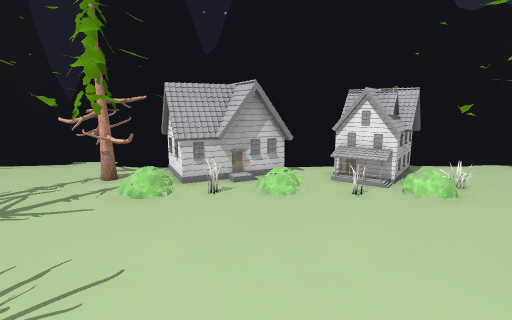
View 1 (above)

22 first-person views from a walk through a 3-D level made in the Godot game engine. The camera is 1.5 m above the floor, tilts 10° down and sees 80° across. The floor is counted in squares, 0.5 m on a side. Each view is taken from the middle of a square. On the plan, view 1 faces up. The plan holds only what a view shows up to about 20 squares ahead; the rest is blank. The place goes on beyond the plan. Door leaves are left out where a doorway can be walked through. Some surface patterns are stand-ins.

View 2
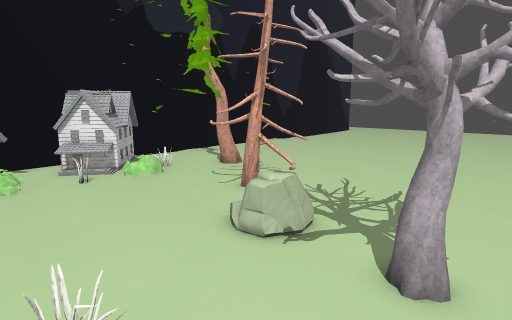

View 3
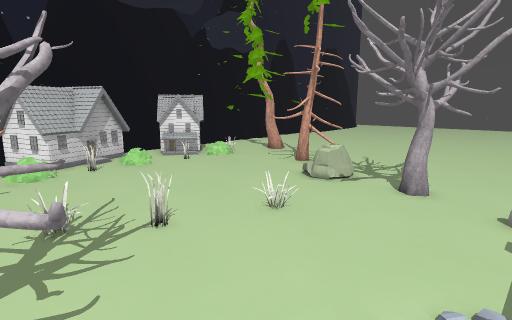

View 4
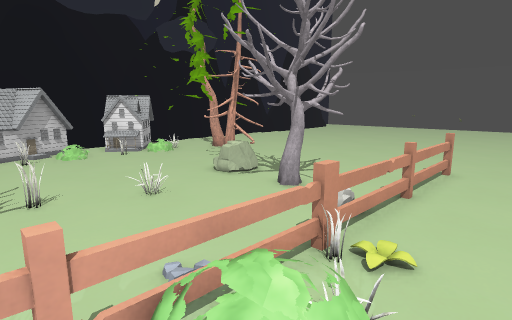

View 5
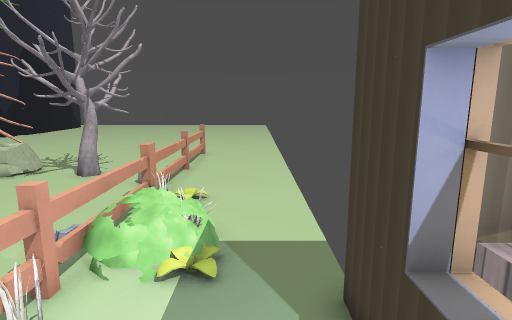

View 6
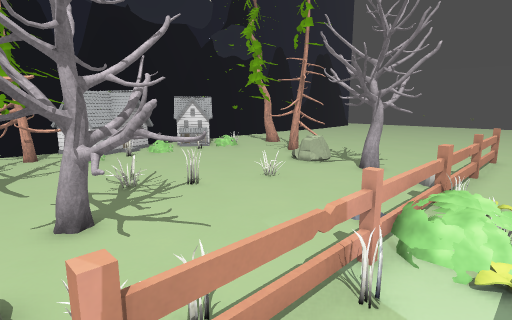

View 7
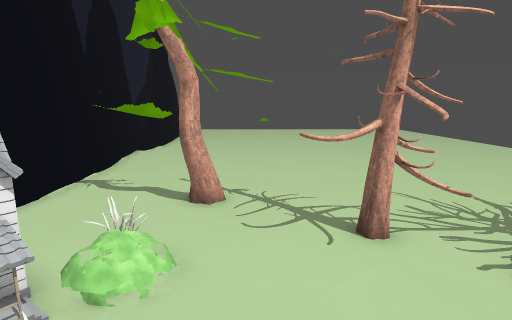

View 8
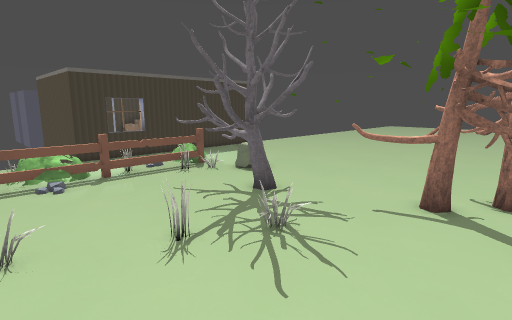

View 9
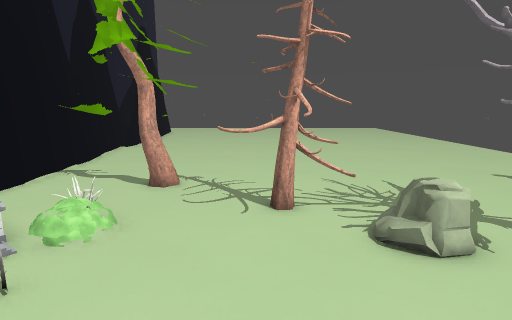

View 10
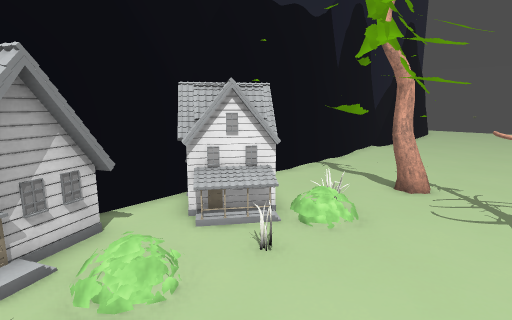

View 11
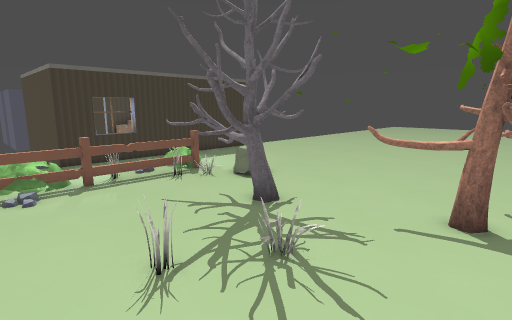

View 12
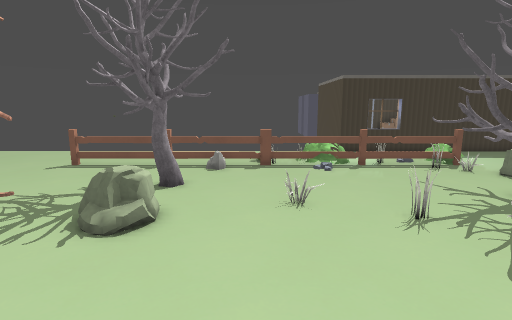

View 13
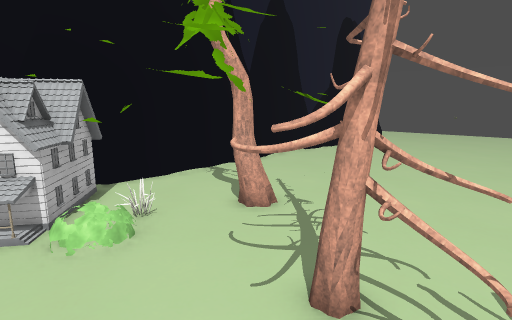

View 14
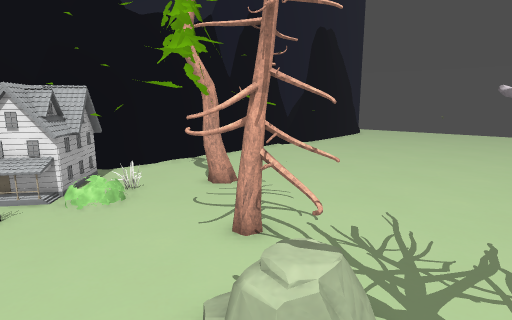

View 15
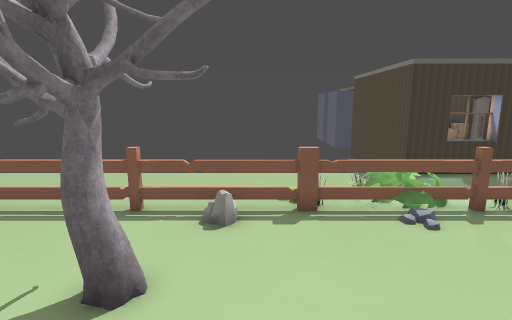

View 16
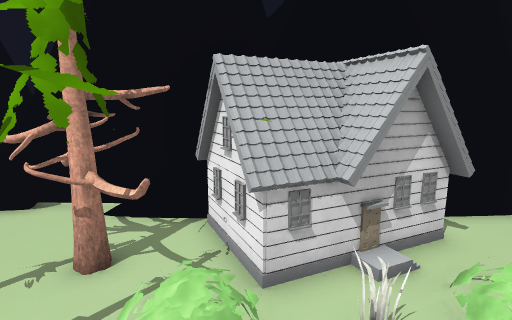

View 17
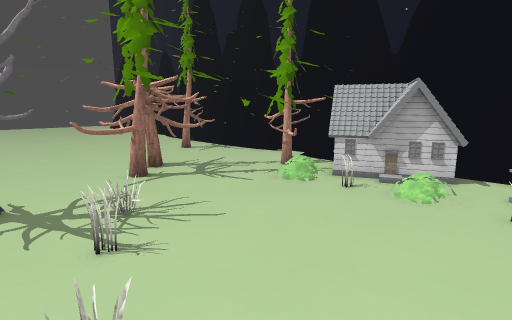

View 18
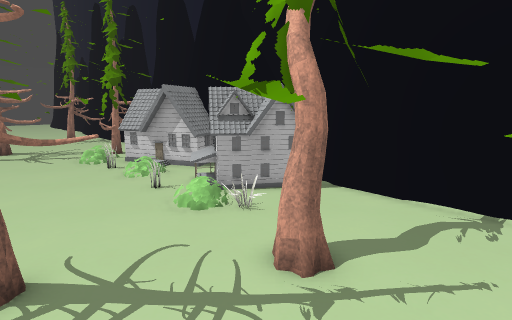

View 19
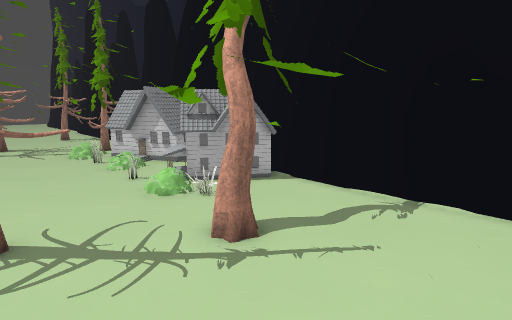

View 20
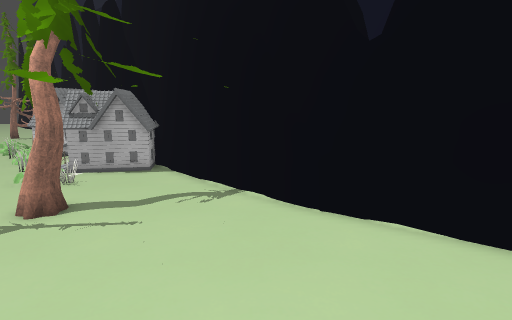

View 21
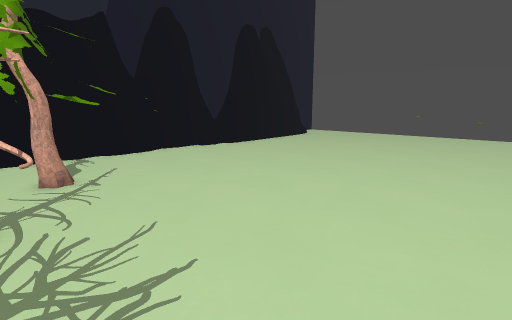

View 22
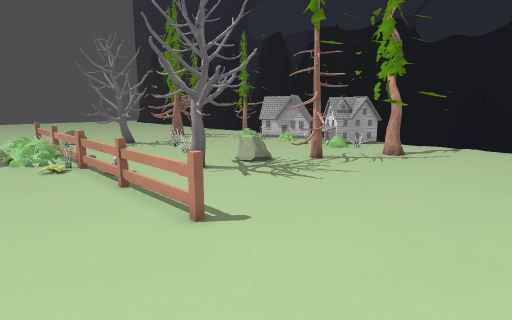

### Floor plan
Key: @ floor where view 1 was taken; # wall or solid block; . main floor; : floor 0.25 m higher than the main floor; / step, stairs or slope; = window, fence, low wall or low ledge; T pine tree; B bush; H thing the floor can be seen under or through; R rock; E tree; P plant; O other object.
Columns run from 9 left of view 1 to 21 right of it. Each row starts with its distance up from view 1.
 17 #
 16 ##T##                  ########
 15    TTT    ###   #=#######=.....
 14  TTTTT    #=## ###...  ........
 13  TTTTT## ##=#####     .........
 12   TTTT#### .=###    TT.........
 11   TTTTT==.O.###B#TTTTTT  ......
 10     T T.=...==.BBTTTTT.........
  9 T .T .......... TTTTTTT........
  8 TT.............TTTTTTT  .......
  7 TTT T...........H T....T.......
  6 TTT ............HH.............
  5 TT.............THT.............
  4 TT.............. HH............
  3  T...O........// HH............
  2   E...OO......OR ..............
  1 .EE............R...............
  0 EEEEE....@.....E...............
 -1 EEE..........EEE...............
 -2  .EE..........EEE..............
 -3 R..E..........E.E..............
 -4 ..............................
 -5 .=O...=  ..=.=..=....=........
 -6 :B=.O==BB=O==..=======.........
 -7  //...PPB..P...................
 -8 . .....P....................
 -9  ...........................
-10 ##==##..................   .
-11  #####

Positions as (right, up) in squares from view 1, and headings:
1: (0, 0), facing up
2: (0, -3), facing up-right
3: (-6, -5), facing up-right
4: (-4, -9), facing up-right
5: (-8, -9), facing right
6: (-9, -8), facing up-right
7: (1, 8), facing right
8: (1, 8), facing down-left
9: (-1, 6), facing right
10: (-1, 6), facing up-right
11: (0, 7), facing down-left
12: (2, 10), facing down
13: (4, 3), facing up-right
14: (3, 0), facing up-right
15: (3, 3), facing down
16: (-3, 7), facing up
17: (4, 0), facing up-left
18: (14, 5), facing up-left
19: (16, 5), facing up-left
20: (21, 8), facing up-left
21: (8, -4), facing up-right
22: (18, -10), facing up-left
